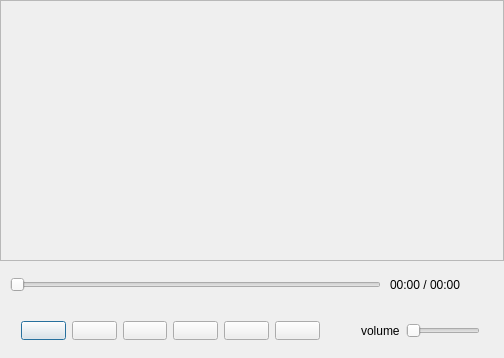
<?xml version="1.0" encoding="UTF-8"?>
<ui version="4.0">
 <class>CQplayerGUI</class>
 <widget class="QDialog" name="CQplayerGUI">
  <property name="geometry">
   <rect>
    <x>0</x>
    <y>0</y>
    <width>504</width>
    <height>358</height>
   </rect>
  </property>
  <property name="sizePolicy">
   <sizepolicy hsizetype="Fixed" vsizetype="Fixed">
    <horstretch>0</horstretch>
    <verstretch>0</verstretch>
   </sizepolicy>
  </property>
  <property name="focusPolicy">
   <enum>Qt::NoFocus</enum>
  </property>
  <property name="windowTitle">
   <string>CQplayerGUI</string>
  </property>
  <widget class="QFrame" name="frameMovie">
   <property name="geometry">
    <rect>
     <x>0</x>
     <y>0</y>
     <width>504</width>
     <height>261</height>
    </rect>
   </property>
   <property name="frameShape">
    <enum>QFrame::StyledPanel</enum>
   </property>
   <property name="frameShadow">
    <enum>QFrame::Raised</enum>
   </property>
  </widget>
  <widget class="QSlider" name="sliderProgress">
   <property name="geometry">
    <rect>
     <x>10</x>
     <y>270</y>
     <width>371</width>
     <height>29</height>
    </rect>
   </property>
   <property name="orientation">
    <enum>Qt::Horizontal</enum>
   </property>
  </widget>
  <widget class="QLabel" name="labelTiming">
   <property name="geometry">
    <rect>
     <x>390</x>
     <y>270</y>
     <width>111</width>
     <height>29</height>
    </rect>
   </property>
   <property name="text">
    <string>00:00 / 00:00</string>
   </property>
  </widget>
  <widget class="QWidget" name="horizontalLayoutWidget">
   <property name="geometry">
    <rect>
     <x>10</x>
     <y>310</y>
     <width>321</width>
     <height>41</height>
    </rect>
   </property>
   <layout class="QHBoxLayout" name="horizontalLayout_7">
    <item>
     <widget class="QPushButton" name="playButton">
      <property name="focusPolicy">
       <enum>Qt::StrongFocus</enum>
      </property>
      <property name="text">
       <string/>
      </property>
      <property name="icon">
       <iconset resource="resource.qrc">
        <normaloff>:/images/play.png</normaloff>:/images/play.png</iconset>
      </property>
     </widget>
    </item>
    <item>
     <widget class="QPushButton" name="pauseButton">
      <property name="text">
       <string/>
      </property>
      <property name="icon">
       <iconset resource="resource.qrc">
        <normaloff>:/images/pause.png</normaloff>:/images/pause.png</iconset>
      </property>
     </widget>
    </item>
    <item>
     <widget class="QPushButton" name="stopButton">
      <property name="text">
       <string/>
      </property>
      <property name="icon">
       <iconset resource="resource.qrc">
        <normaloff>:/images/stop.png</normaloff>:/images/stop.png</iconset>
      </property>
     </widget>
    </item>
    <item>
     <widget class="QPushButton" name="forwardButton">
      <property name="text">
       <string/>
      </property>
      <property name="icon">
       <iconset resource="resource.qrc">
        <normaloff>:/images/step.png</normaloff>:/images/step.png</iconset>
      </property>
     </widget>
    </item>
    <item>
     <widget class="QPushButton" name="backwardButton">
      <property name="text">
       <string/>
      </property>
      <property name="icon">
       <iconset resource="resource.qrc">
        <normaloff>:/images/backward.png</normaloff>:/images/backward.png</iconset>
      </property>
     </widget>
    </item>
    <item>
     <widget class="QPushButton" name="openFileButton">
      <property name="text">
       <string/>
      </property>
      <property name="icon">
       <iconset resource="resource.qrc">
        <normaloff>:/images/openfile.png</normaloff>:/images/openfile.png</iconset>
      </property>
     </widget>
    </item>
   </layout>
  </widget>
  <widget class="QWidget" name="horizontalLayoutWidget_2">
   <property name="geometry">
    <rect>
     <x>350</x>
     <y>310</y>
     <width>141</width>
     <height>41</height>
    </rect>
   </property>
   <layout class="QHBoxLayout" name="horizontalLayout_8">
    <item>
     <widget class="QLabel" name="labelVolume">
      <property name="text">
       <string>volume</string>
      </property>
     </widget>
    </item>
    <item>
     <widget class="QSlider" name="sliderVlm">
      <property name="maximum">
       <number>100</number>
      </property>
      <property name="orientation">
       <enum>Qt::Horizontal</enum>
      </property>
     </widget>
    </item>
   </layout>
  </widget>
 </widget>
 <layoutdefault spacing="6" margin="11"/>
 <resources>
  <include location="resource.qrc"/>
 </resources>
 <connections/>
</ui>
